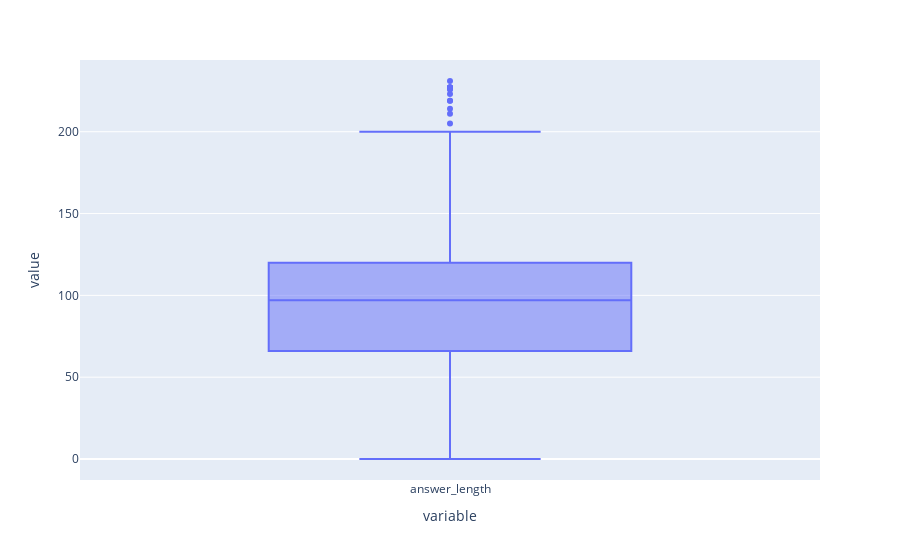

Source (notebook cell):
### Markdown cell above
### Box "обеспечение исполнения контракта"

### Code cell
pd.options.plotting.backend = "plotly"

fig = train_df[(train_df['label'] == label_one)]['answer_length'].plot.box()
fig.show()

### Figure 1 — Plotly figure (JSON) as saved in the notebook; plotly's stock layout.template omitted (floating-point values rounded to 4 significant figures; data arrays with more than 128 entries replaced by an {"elided": "..."} marker saying what was removed)
{"data": [{"alignmentgroup": "True", "hovertemplate": "variable=%{x}<br>value=%{y}<extra></extra>", "legendgroup": "", "marker": {"color": "#636efa"}, "name": "", "notched": false, "offsetgroup": "", "orientation": "v", "showlegend": false, "type": "box", "x": {"elided": "988 str values"}, "x0": " ", "xaxis": "x", "y": {"elided": "988 int values"}, "y0": " ", "yaxis": "y"}], "layout": {"boxmode": "group", "legend": {"tracegroupgap": 0}, "margin": {"t": 60}, "xaxis": {"anchor": "y", "domain": [0, 1], "title": {"text": "variable"}}, "yaxis": {"anchor": "x", "domain": [0, 1], "title": {"text": "value"}}}}
